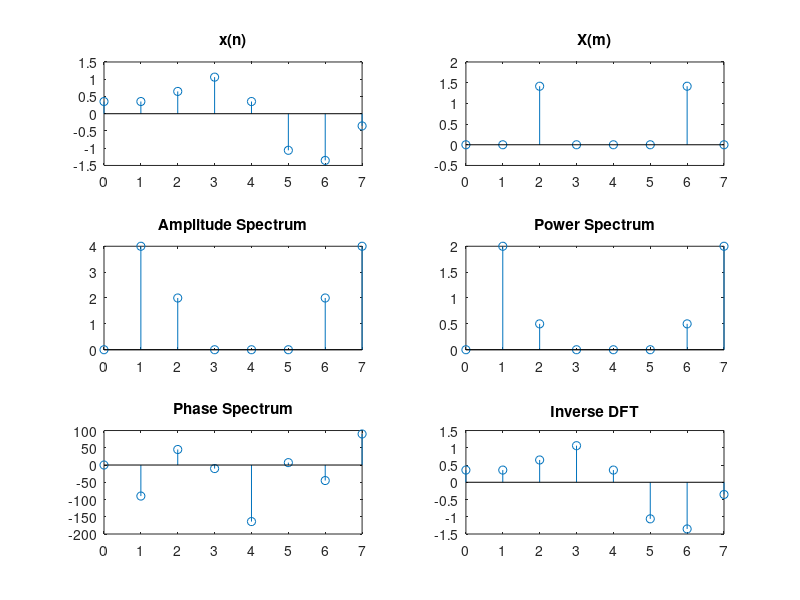

Recreate this plot in MATLAB.
clc;
clear;
close;

fs=8000;
ts=1/fs;
N=8;
n=0:N-1;
x=sin(2*pi*1000*n*ts) + 0.5*sin(2*pi*2000*n*ts + 3*pi/4)
X = zeros(N,1);
for m = 1:N
    for n = 1:N
        X(m) = X(m) + x(n)*exp(-2j*pi*(n-1)*(m-1)/N);
    end
end
X
y = abs(X).^2/n;
n=0:N-1;

subplot(3,2,1);
stem(n,x)
title('x(n)')

subplot(3,2,2);
stem(n,real(X))
title('X(m)')

subplot(3,2,3);
stem(n,abs(X))
title('Amplitude Spectrum')

subplot(3,2,4);
stem(n,y)
title('Power Spectrum')

subplot(3,2,5);
stem(n,angle(X)*180/pi)
title('Phase Spectrum')

subplot(3,2,6);
stem(n,real(ifft(X)))
title('Inverse DFT')